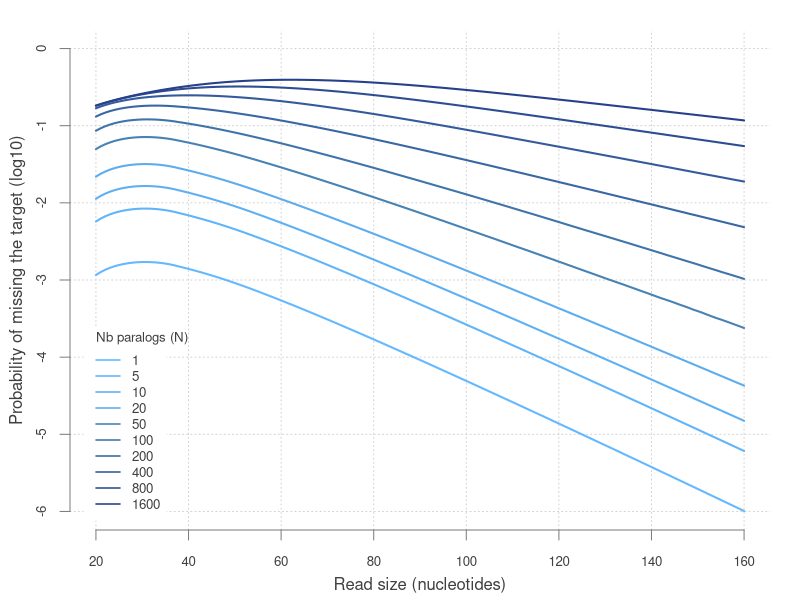

This figure's R source:
mem = log10(as.matrix(read.table("results_mem_19.txt")))

k = 20:160
ylim = c(-6,0)
badcol = colorRampPalette(c("steelblue", "royalblue4"))(6)
goodcol = colorRampPalette(c("steelblue1", "steelblue2"))(4)

pdf("MEM_19.pdf", height=6, width=6, useDingbats=FALSE)

par(mar=c(3.5,3.5,1.5,1.5))

plot(k, mem[1,], type="n",
   panel.first=grid(), ylim=ylim,
   bty="n", xaxt="n", yaxt="n", xlab="", ylab="")
lines(k, mem[1,], col=goodcol[1], lwd=2)
lines(k, mem[2,], col=goodcol[2], lwd=2)
lines(k, mem[3,], col=goodcol[3], lwd=2)
lines(k, mem[4,], col=goodcol[4], lwd=2)
lines(k, mem[5,], col=badcol[1], lwd=2)
lines(k, mem[6,], col=badcol[2], lwd=2)
lines(k, mem[7,], col=badcol[3], lwd=2)
lines(k, mem[8,], col=badcol[4], lwd=2)
lines(k, mem[9,], col=badcol[5], lwd=2)
lines(k, mem[10,], col=badcol[6], lwd=2)

title(xlab="Read size (nucleotides)", ylab="Probability of missing the target (log10)",
   col.lab="grey25", line=2.2)
axis(side=1, cex.axis=.8, col="grey50", col.axis="grey25")
axis(side=2, cex.axis=.8, col="grey50", col.axis="grey25")

legend(x="bottomleft", lwd=1.5, col=c("white", goodcol, badcol[1:6]),
   legend=c("", "1","5","10","20","50","100","200","400", "800","1600"),
   inset=.02, bg="white", box.col="white", text.col="grey25", cex=.8)
text(x=20, y=-3.8, "Nb paralogs (N)", col="grey25", adj=c(0,0), cex=.8)

dev.off()
